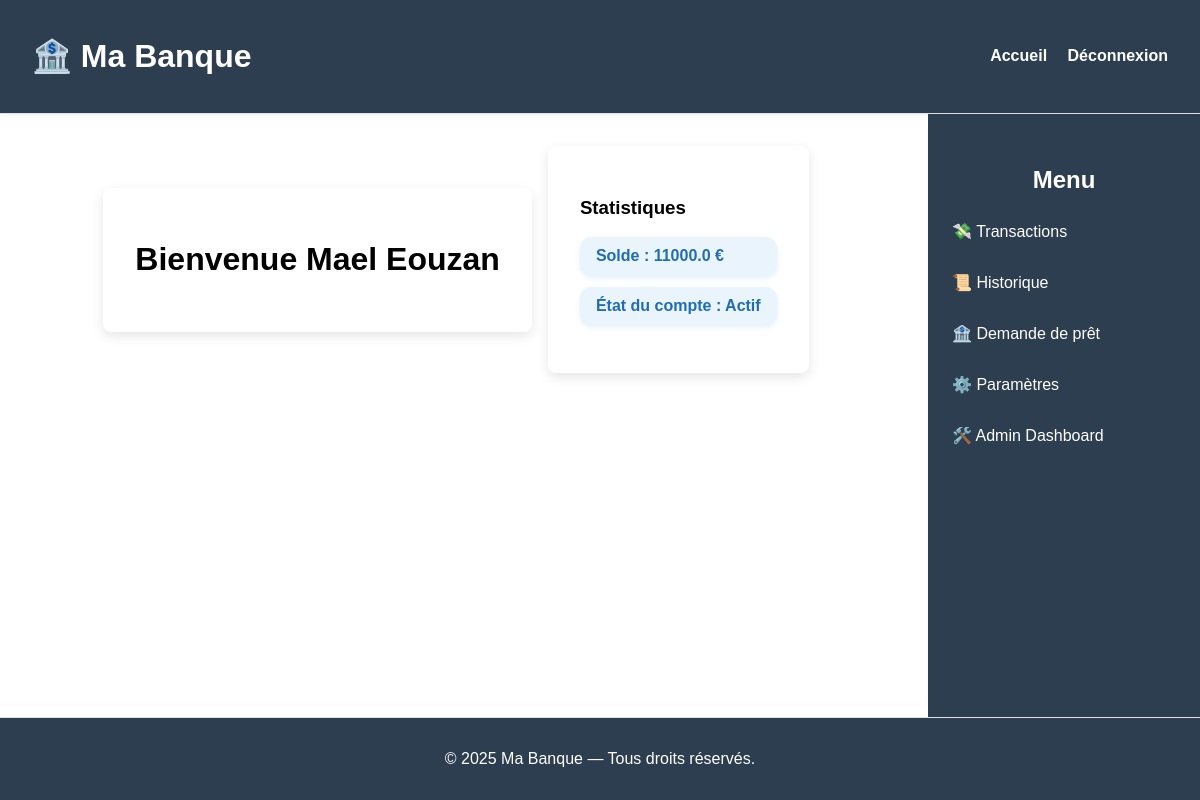
Before: /home (signed in) with the older database file.
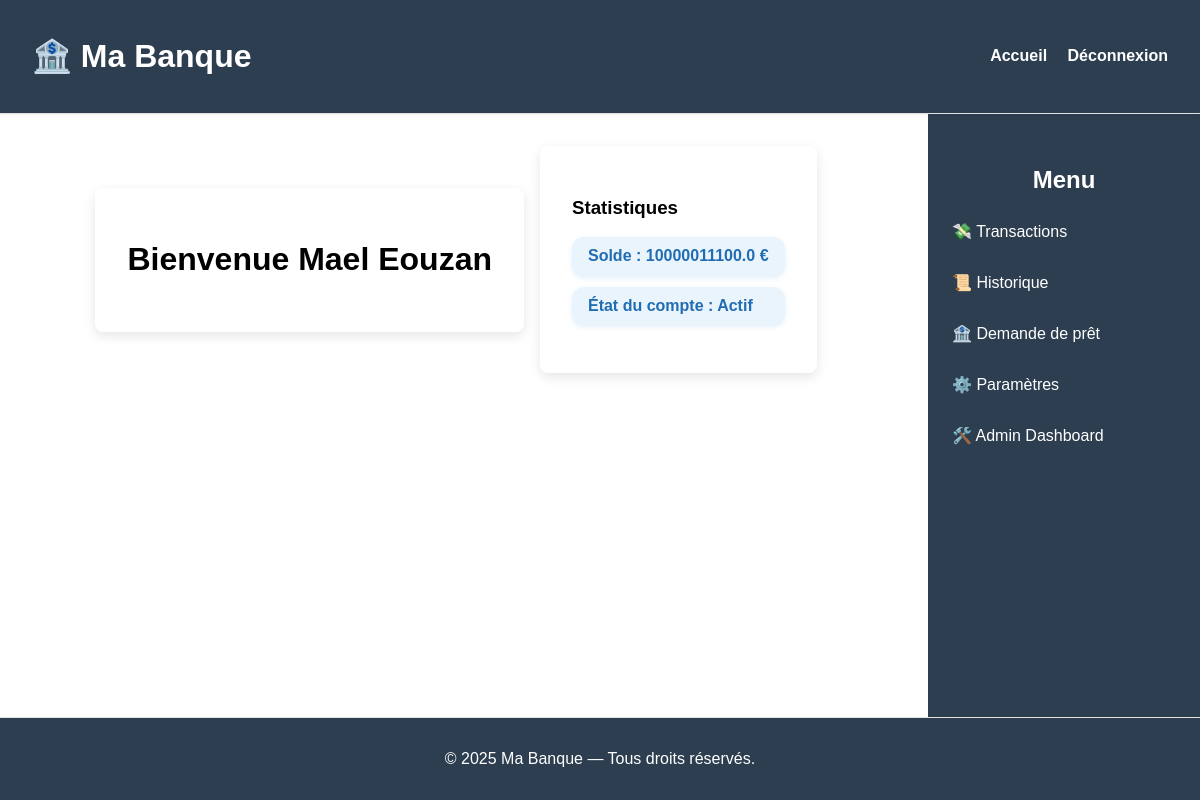
After: the same page with the newer database file.
### tables this page shows
CREATE TABLE accounts (
    user_id INTEGER PRIMARY KEY,
    balance REAL NOT NULL DEFAULT 0,
    frozen INTEGER NOT NULL DEFAULT 0,
    FOREIGN KEY(user_id) REFERENCES users(id)
);

### server_old.py (the view)
@app.route('/home')
def home():
    if 'user_id' not in session:
        return redirect(url_for('login'))
    db = get_db()
    db.row_factory = sqlite3.Row
    cur = db.execute('SELECT balance, frozen FROM accounts WHERE user_id = ?', (session['user_id'],))
    account = cur.fetchone()
    cur = db.execute('SELECT firstname, name FROM users WHERE id = ?', (session['user_id'], ))
    name_tab = cur.fetchone ()
    username = name_tab['firstname'] + " " + name_tab['name']
    role = session.get('role', 'client')
    return render_template('home.html',
                           balance=account['balance'],
                           frozen=bool(account['frozen']),
                           role=role,
                           username=username,
                           user_id=session['user_id'])

### server_old.py (called while the page is built)
def get_db():
    conn = sqlite3.connect(DATABASE)
    conn.row_factory = sqlite3.Row  # pour accéder aux colonnes par nom
    return conn

### templates/home.html (shortened to what this page needs)
{% extends "base.html" %}
{% block postcontent %}
<div class="sidebar">
    <h2>Menu</h2>
    <nav>
        <ul>
            <li><a href="/transaction">💸 Transactions</a></li>
            <li><a href="/history">📜 Historique</a></li>
            <li><a href="/loan_request">🏦 Demande de prêt</a></li>
            <li><a href="/user_settings">⚙️ Paramètres</a></li>
            {% if session.get('role') == 'admin' %}
            <li><a href="/admin/dashboard">🛠️ Admin Dashboard</a></li>
            {% endif %}
        </ul>
    </nav>
</div>
{% endblock %}
{% block content %}
<div class="info-box">
    <div class="widget">
        <h1>Bienvenue {{ username }}</h1>
    </div>
    <div class="widget">
        <h3>Statistiques</h2>
        <ul class="stats">
            <li>Solde : {{ balance }} €</li>
            <li>État du compte : {{ 'Gelé' if frozen else 'Actif' }}</li>
        </ul>
    </div>
</div>
{% endblock %}

Changed rows visible on the page:
changed accounts: balance "11000.0" → "10000011100.0"
